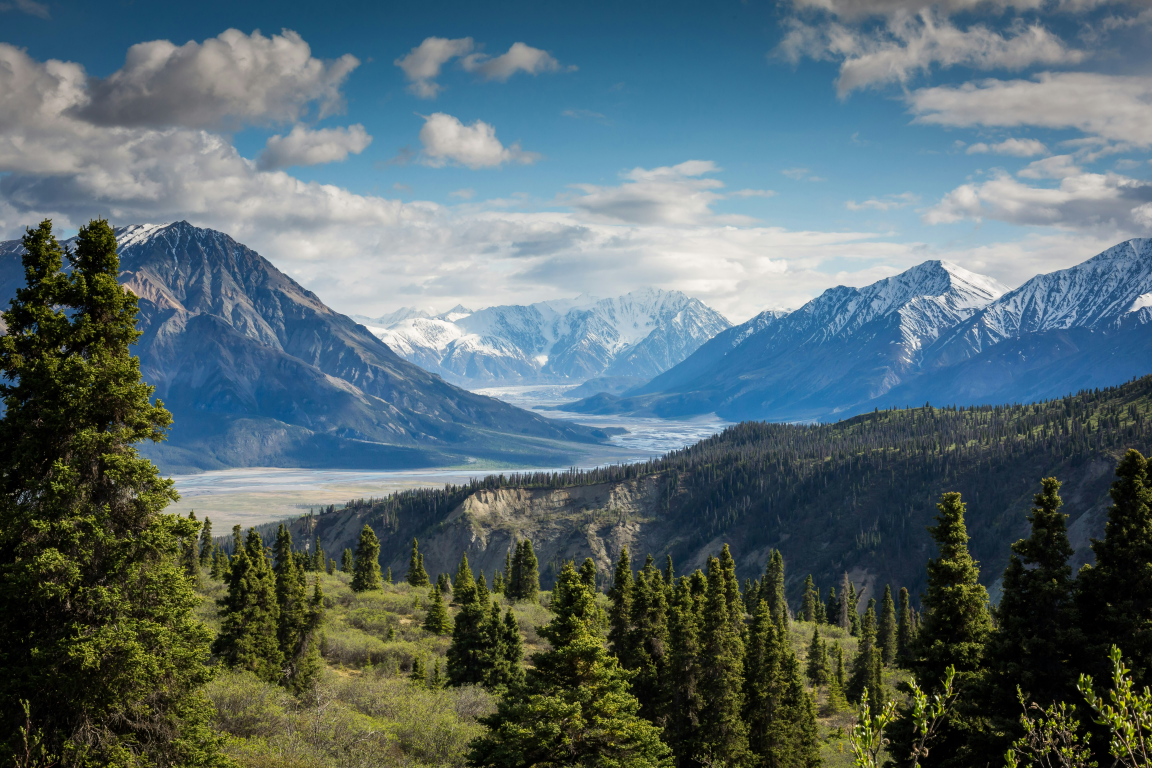
#> input picture img2.jpg, 5760 x 3840 px (shown at 1/5 size)
$ python lab5-4.py
#> lines starting #> are read from the running program, lines starting #| are printed output that depends on the picture
from PIL import Image

pil_im = Image.open("img2.jpg")
#> pil_im is the input picture: PIL image 5760x3840 RGB; mean R, G, B 86.6, 104.5, 107.9
box = (100, 100, 400, 400)

region = pil_im.crop(box)
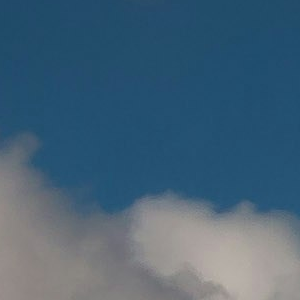
#> region: PIL image 300x300 RGB; mean R, G, B 70, 98.5, 119.6
region = region.transpose(Image.ROTATE_180)
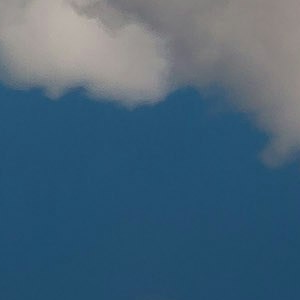
#> region: PIL image 300x300 RGB; mean R, G, B 70, 98.5, 119.6

pil_im.paste(region, box)
pil_im.show()

$ run again, with img1.jpg copied over img2.jpg
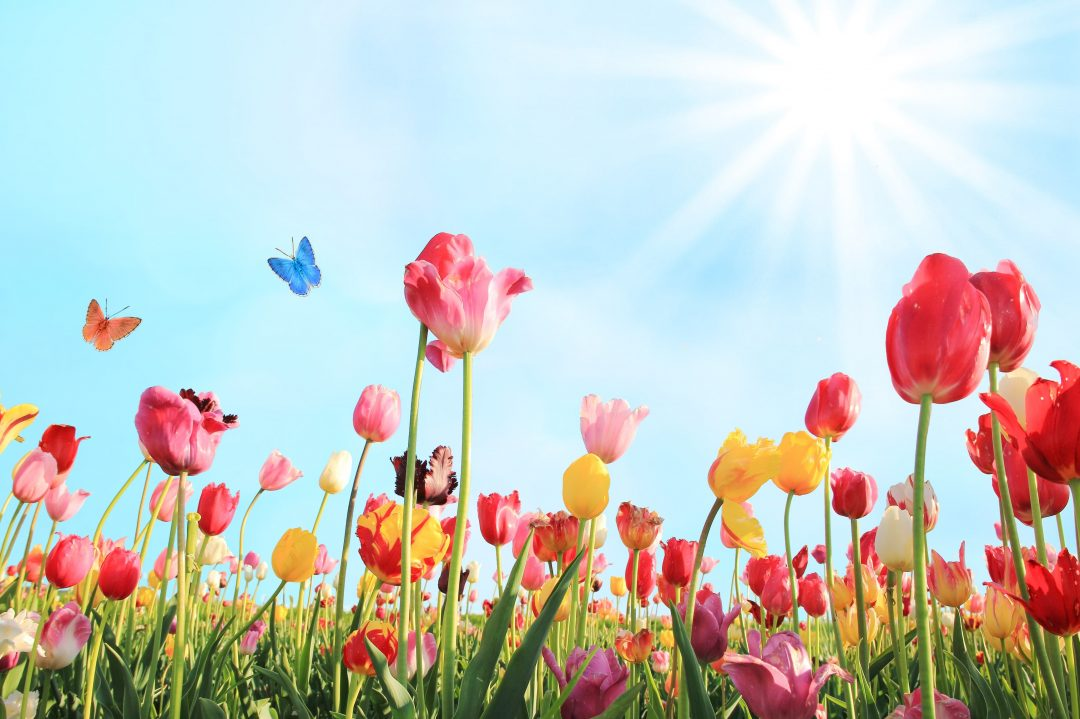
#> input picture img1.jpg, 1080 x 719 px
#> pil_im is the input picture: PIL image 1080x719 RGB; mean R, G, B 195.6, 198.3, 192
#> `region = region.transpose(Image.ROTATE_180)`:
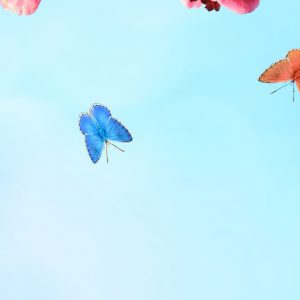
#> region: PIL image 300x300 RGB; mean R, G, B 196.5, 238.7, 250.6
#> `pil_im.paste(region, box)`:
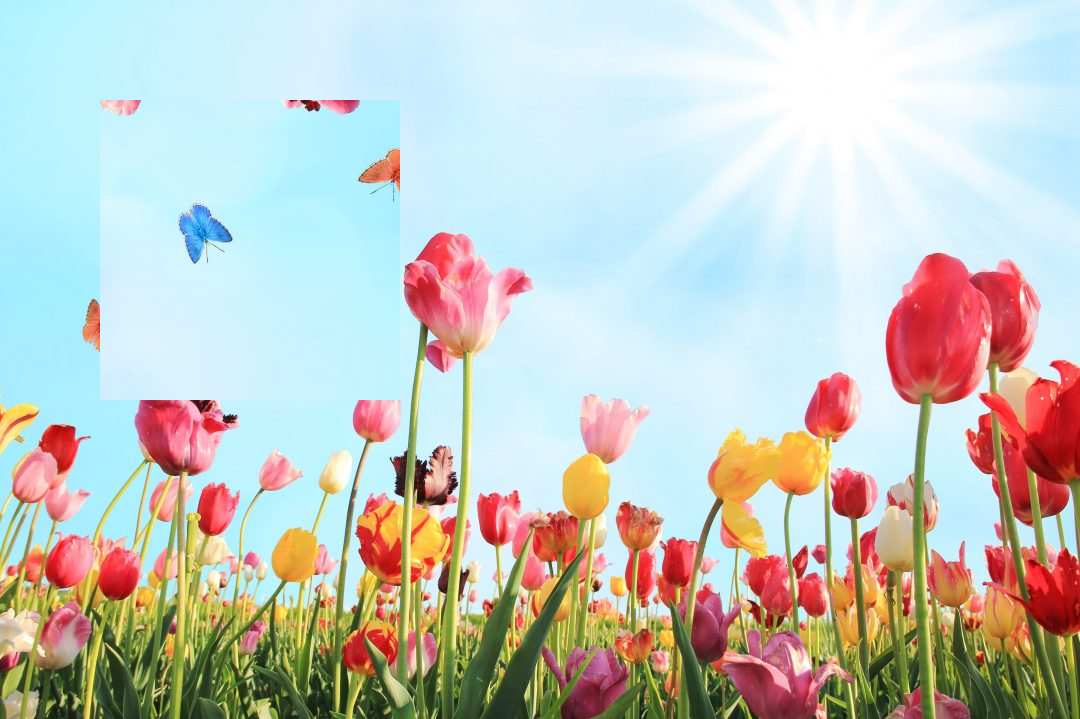
#> pil_im: PIL image 1080x719 RGB; mean R, G, B 195.6, 198.3, 192

$ run again, with img3.jpg copied over img2.jpg
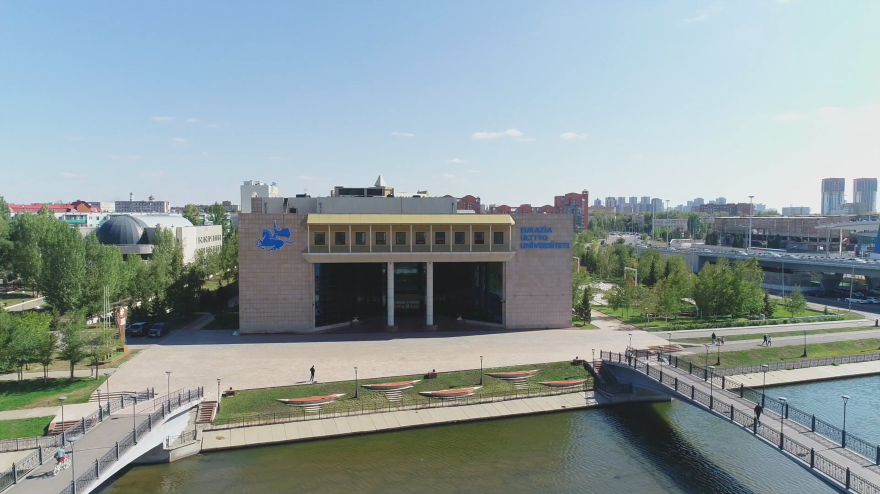
#> input picture img3.jpg, 1760 x 988 px (shown at 1/2 size)
#> pil_im is the input picture: PIL image 1760x988 RGB; mean R, G, B 141.4, 154.7, 156.3
#> `region = region.transpose(Image.ROTATE_180)`:
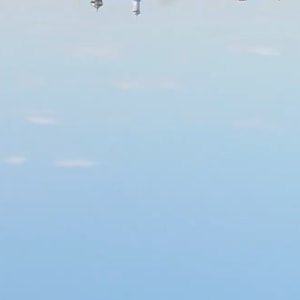
#> region: PIL image 300x300 RGB; mean R, G, B 173.7, 202.6, 224.5
#> `pil_im.paste(region, box)`:
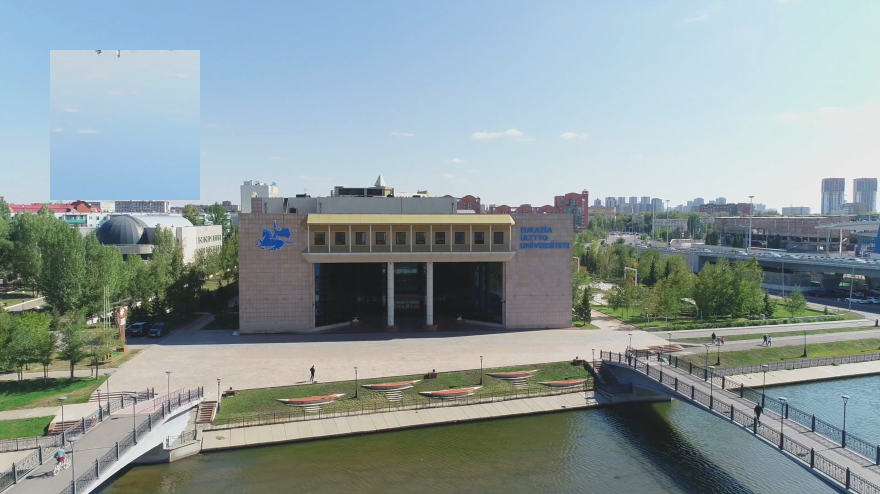
#> pil_im: PIL image 1760x988 RGB (shown at 1/2 size); mean R, G, B 141.4, 154.7, 156.3

$ run again, with lab4-1.jpg copied over img2.jpg
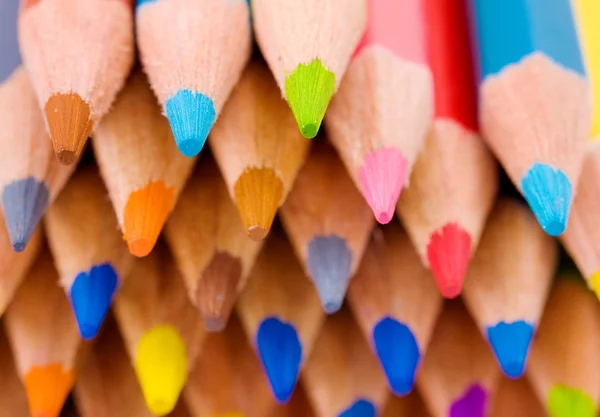
#> input picture lab4-1.jpg, 600 x 417 px
#> pil_im is the input picture: PIL image 600x417 RGB; mean R, G, B 180.7, 125.3, 96.9
#> `region = region.transpose(Image.ROTATE_180)`:
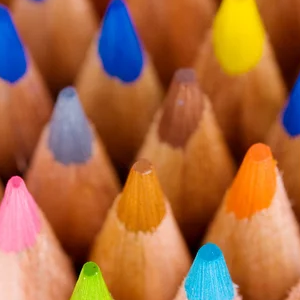
#> region: PIL image 300x300 RGB; mean R, G, B 165.1, 104.8, 65
#> `pil_im.paste(region, box)`:
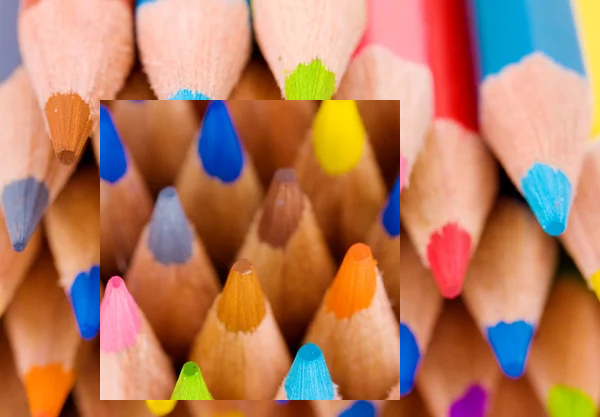
#> pil_im: PIL image 600x417 RGB; mean R, G, B 180.7, 125.3, 96.9
